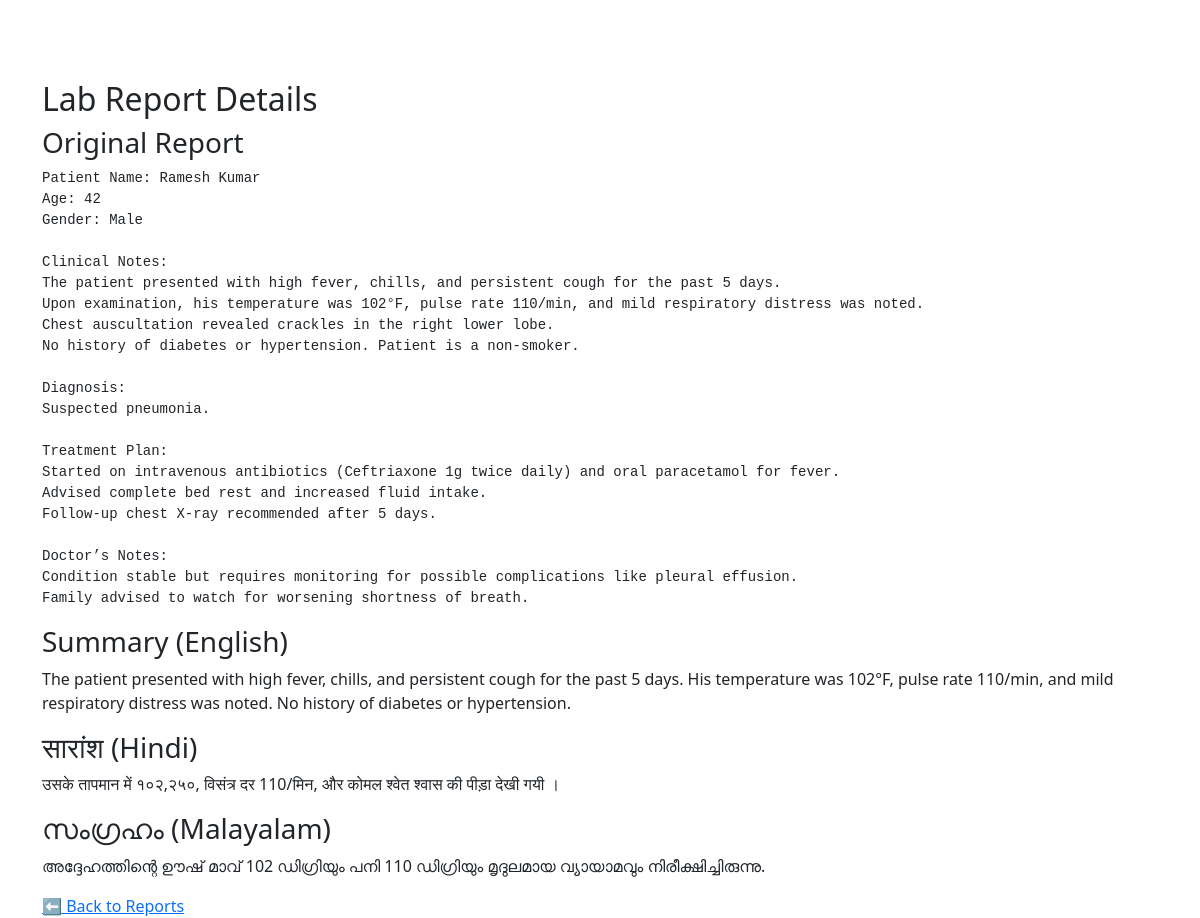
Screenshot of /lab-report/2/ with the database file from the repository.
### records/models.py (models this page shows, shortened)
class LabReport(models.Model):
    worker = models.ForeignKey(MigrantWorker, on_delete=models.CASCADE, related_name="lab_reports")
    report_file = models.FileField(upload_to="lab_reports/")
    original_text = models.TextField(blank=True, null=True)
    summary_en = models.TextField(blank=True, null=True)
    summary_hi = models.TextField(blank=True, null=True)
    summary_ml = models.TextField(blank=True, null=True)
    uploaded_at = models.DateTimeField(auto_now_add=True)

### records/views.py (the view)
# urls.py: path("lab-report/<int:report_id>/", views.view_lab_report, name="view_lab_report"),
def view_lab_report(request, report_id):
    report = get_object_or_404(LabReport, id=report_id)
    return render(request, "view_lab_report.html", {"report": report})

### records/templates/view_lab_report.html
{% extends "base.html" %}
{% block content %}
  <h2>Lab Report Details</h2>
  <h3>Original Report</h3>
  <pre>{{ report.original_text }}</pre>
  <h3>Summary (English)</h3>
  <p>{{ report.summary_en }}</p>
  <h3>सारांश (Hindi)</h3>
  <p>{{ report.summary_hi }}</p>
  <h3>സംഗ്രഹം (Malayalam)</h3>
  <p>{{ report.summary_ml }}</p>
  <a href="{% url 'lab_report_list' %}">⬅ Back to Reports</a>
{% endblock %}

### rows the page displays
LabReport: original_text "Patient Name: Ramesh Kumar Age: 42 Gender: Male Clinical Notes: The patient presented with high fever, chills, and persistent cough for the past 5 days. Upon examination, his temperature was 102°F, pulse rate 110/min, and mild respiratory distress was noted. Chest auscultation revealed crackles in the right lower lobe. No history of diabetes or hypertension. Patient is a non-smoker. Diagnosis: Suspected pneumonia. Treatment Plan: Started on intravenous antibiotics (Ceftriaxone 1g twice daily) and oral paracetamol for fever. Advised complete bed rest and increased fluid intake. Follow-up chest X-ray recommended after 5 days. Doctor’s Notes: Condition stable but requires monitoring for…", summary_en "The patient presented with high fever, chills, and persistent cough for the past 5 days. His temperature was 102°F, pulse rate 110/min, and mild respiratory distress was noted. No history of diabetes or hypertension.", summary_hi "उसके तापमान में १०२,२५०, विसंत्र दर 110/मिन, और कोमल श्‍वेत श्‍वास की पीड़ा देखी गयी ।", summary_ml "അദ്ദേഹത്തിന്റെ ഊഷ് മാവ് 102 ഡിഗ്രിയും പനി 110 ഡിഗ്രിയും മൃദുലമായ വ്യായാമവും നിരീക്ഷിച്ചിരുന്നു."
